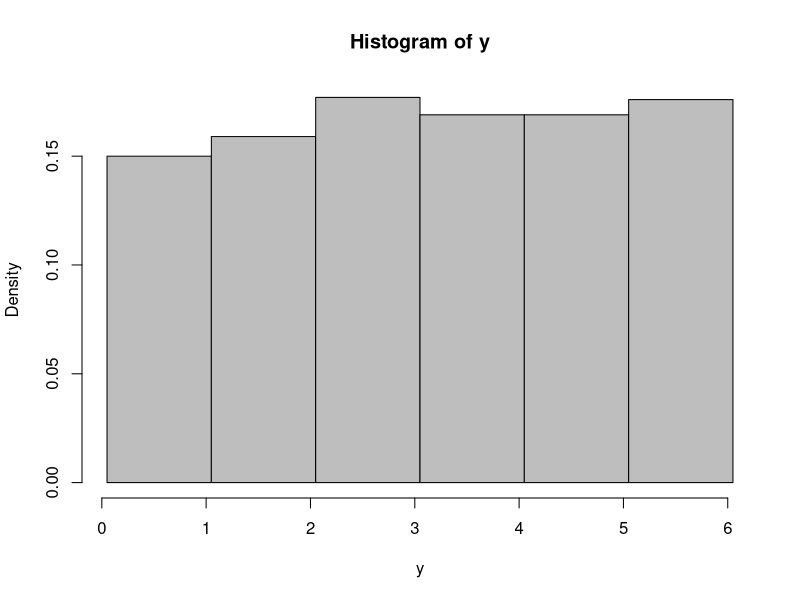

Source code (R):
#Simulation using the pmf
start=Sys.time() #We use an internal stop watch to measure the efficiency of the algorithm 
x=c(1, 2, 3, 4, 5, 6) #the support of the discrete distribution
pmf=c((1/6), (1/6), (1/6), (1/6), (1/6), (1/6)) #the probability mass function p_i=probability of observing x_i  
n=1000 #specify the number of simulated observations from the pmf
u = runif(n, min = 0, max = 1) #We select n random numbers between 0 and 1. 
y=c() #we declare an array that will contain the simulated observations 
for (i in 1:n){
j=1
while(u[i] > sum(pmf[1:j]))
j = j + 1
end
y[i]=x[j]
}
table(y) #gives the frequencies of the values taken by x
prop.table(table(y)) #gives the relative frequencies of the values taken by x
brk=seq(.05,6.5,1)
hist(y, breaks=brk, col="grey", prob=T) #construct the (empirical) probability histogram of X
end=Sys.time() #disable the stop watch
end-start #elapsed time

